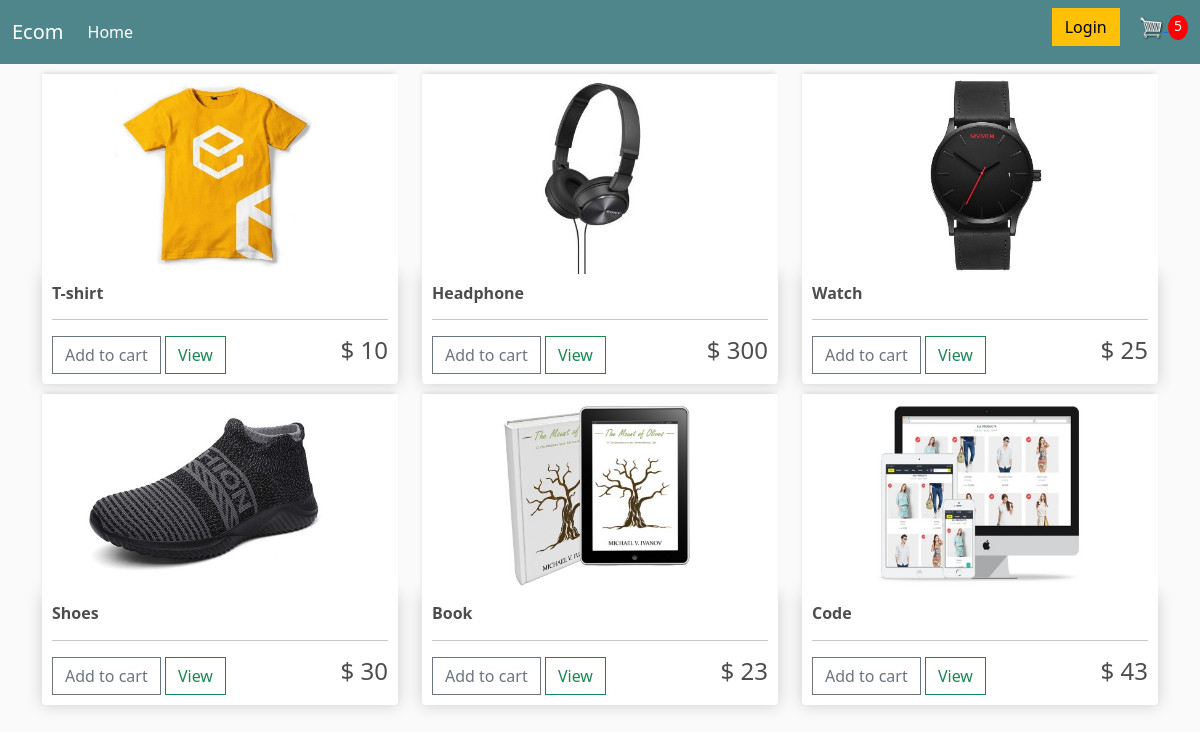
The app's page / (signed in) with its own data.
### store/models.py (models this page shows, shortened)
class Product(models.Model):
    name = models.CharField(max_length=225, null=True)
    price = models.FloatField()
    digital = models.BooleanField(default=False, null=True, blank=True)
    image = models.ImageField(null=True, blank=True)
    @property
    def imageUrl(self):
        try:
            url = self.image.url
        except:
            url = ''
        return url

### store/views.py (the view, shortened to what this page needs)
# urls.py: path('', include('store.urls')),
def store(request):
    if request.user.is_authenticated:
        customer = request.user.customer
        order, created = Order.objects.get_or_create(customer=customer, complete=False)
        items = order.orderitem_set.all()
        cartItems = order.get_cart_items
    products = Product.objects.all()
    context = {
        'products': products,
        'items': items,
        'cartItems': cartItems
    }
    return render(request, 'store.html', context)

### store/models.py (called while the page is built)
    @property
    def get_cart_items(self):
        orderitem = self.orderitem_set.all()
        total = sum([item.quantity for item in orderitem])
        return total

### store/templates/store.html
{% extends 'main.html' %}
{% load static %}
{% block content %}
    <div class="row">
        {% for product in products %}
        <div class="col-lg-4">
            <img class="thumbnail" src="{{product.imageUrl}}" alt="">
            <div class="box-element product">
                <h6><strong>{{product.name}}</strong></h6>
                <hr>
                <button data-product={{product.id}} data-action="add" class="btn btn-outline-secondary add-btn update-cart">Add to cart</button>
                <a class="btn btn-outline-success" href="#">View</a>
                <h4 style="display: inline-block; float: right;">$ {{product.price|floatformat:0}}</h4>
            </div>
        </div>
        {% endfor %}
    </div>
{% endblock  %}

### staticfiles/static/css/main.css (style rules this page uses)
body { background-color: hsl(0, 0%, 98%); }
h1,h2,h3,h4,h5,h6 { color:hsl(0, 0%, 30%); }
.box-element { box-shadow:hsl(0, 0%, 80%) 0 0 16px; background-color: #fff; border-radius: 4px; padding: 10px; }
.thumbnail { width: 100%; height: 200px; -webkit-box-shadow: -1px -3px 5px -2px rgba(214,214,214,1); -moz-box-shadow: -1px -3px 5px -2px rgba(214,214,214,1); box-shadow: -1px -3px 5px -2px rgba(214,214,214,1); }
.product { border-radius: 0 0 4px 4px; }
.col-lg-4, .col-lg-6, .col-lg-8, .col-lg-12 { margin-top: 10px; }
.btn { border-radius: 0; }

### records on screen
Product: imageUrl (picture), name "T-shirt", price "10"
Product: imageUrl (picture), name "Headphone", price "300"
Product: imageUrl (picture), name "Watch", price "25"
Product: imageUrl (picture), name "Shoes", price "30"
Product: imageUrl (picture), name "Book", price "23"
Product: imageUrl (picture), name "Code", price "43"

### other values on screen
{{ cartItems }} "5"
